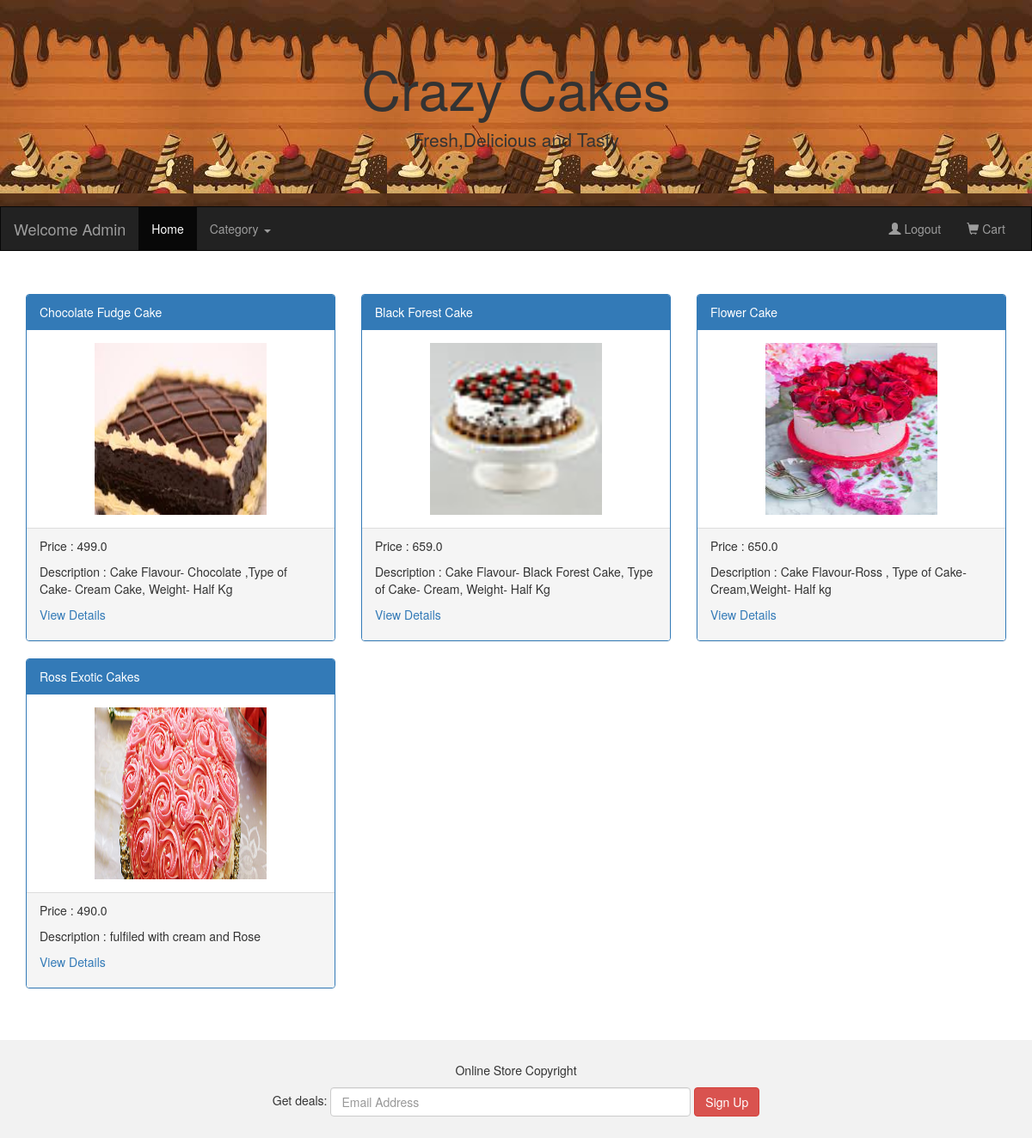
The app's page /ShowCakes/1 (signed in) with its own data.
### AdminApp/models.py (models this page shows)
class Cake(models.Model):
    cake_name =models.CharField(max_length=50)
    price = models.FloatField(default=350)
    description = models.CharField(max_length=100)
    imageurl = models.ImageField(upload_to ='Images',default='abc.jpg')
    category = models.ForeignKey(Category,on_delete=models.CASCADE)
    class Meta:
        db_table = 'Cake'

### UserApp/views.py (the view)
# urls.py: path('ShowCakes/<cid>',views.ShowCakes),
def ShowCakes(request,cid):
    cats = Category.objects.all()
    cat = Category.objects.get(id=cid)
    cakes = Cake.objects.filter(category=cat)
    return render(request,"master.html",{"cats":cats,"cakes":cakes})

### UserApp/templates/master.html (shortened to what this page needs)
{%load static%}
<!DOCTYPE html>
<html lang="en">
<head>
  <link rel="stylesheet" href="https://maxcdn.bootstrapcdn.com/bootstrap/3.4.1/css/bootstrap.min.css">
</head>
<body>
<div class="jumbotron">
  <div class="container text-center">
    <h1>Crazy Cakes</h1>
    <p>Fresh,Delicious and Tasty</p>
  </div>
</div>
<nav class="navbar navbar-inverse">
  <div class="container-fluid">
    <div class="navbar-header">
      {%if "uname" in request.session%}
      <a class="navbar-brand" href="#">Welcome {{request.session.uname}}</a>
      {%else%}
      <a class="navbar-brand" href="#">Crazy Cakes</a>
      {%endif%}
    </div>
    <div class="collapse navbar-collapse" id="myNavbar">
      <ul class="nav navbar-nav">
        <li class="active"><a href="/">Home</a></li>
        <li class="dropdown">
            <a class="dropdown-toggle" data-toggle="dropdown" href="#">Category
            <span class="caret"></span></a>
          </li>
      </ul>
      <ul class="nav navbar-nav navbar-right">
        {%if "uname" in request.session%}
        <li><a href="/Logout"><span class="glyphicon glyphicon-user"></span> Logout </a></li>
        <li><a href="/ShowAllCartItems"><span class="glyphicon glyphicon-shopping-cart"></span> Cart</a></li>
        {%else%}
        <li><a href="/Login"><span class="glyphicon glyphicon-user"></span> Login </a></li>
        <li><a href="/SignUp"><span class="glyphicon glyphicon-user"></span> Sign Up </a></li>
        {%endif%}
      </ul>
    </div>
  </div>
</nav>
{%block content%}
<div class="container">
  <div class="row">
    {%for cake in cakes%}
    <div class="col-sm-4">
      <div class="panel panel-primary">
        <div class="panel-heading">{{cake.cake_name}}</div>
        <div class="panel-body"><center><img src="{{cake.imageurl.url}}" class="img-responsive" style="width:200px;height:200px" alt="Image"></center></div>
        <div class="panel-footer">
          <p>Price : {{cake.price}}</p>
          <p>Description : {{cake.description}}</p>
          <p><a href="/ViewDetails/{{cake.id}}">View Details</a></p>
        </div>
      </div>
    </div>
    {%endfor%}
  </div>
</div><br><br>
{%endblock%}
<footer class="container-fluid text-center">
  <p>Online Store Copyright</p>
  <form class="form-inline">Get deals:
    <input type="email" class="form-control" size="50" placeholder="Email Address">
    <button type="button" class="btn btn-danger">Sign Up</button>
  </form>
</footer>
</body>
</html>

### records on screen
Cake: cake_name "Chocolate Fudge Cake", imageurl (picture), price "499.0", description "Cake Flavour- Chocolate ,Type of Cake- Cream Cake, Weight- Half Kg"
Cake: cake_name "Black Forest Cake", imageurl (picture), price "659.0", description "Cake Flavour- Black Forest Cake, Type of Cake- Cream, Weight- Half Kg"
Cake: cake_name "Flower Cake", imageurl (picture), price "650.0", description "Cake Flavour-Ross , Type of Cake- Cream,Weight- Half kg"
Cake: cake_name "Ross Exotic Cakes", imageurl (picture), price "490.0", description "fulfiled with cream and Rose"

### other values on screen
{{ request.session.uname }} "Admin"
